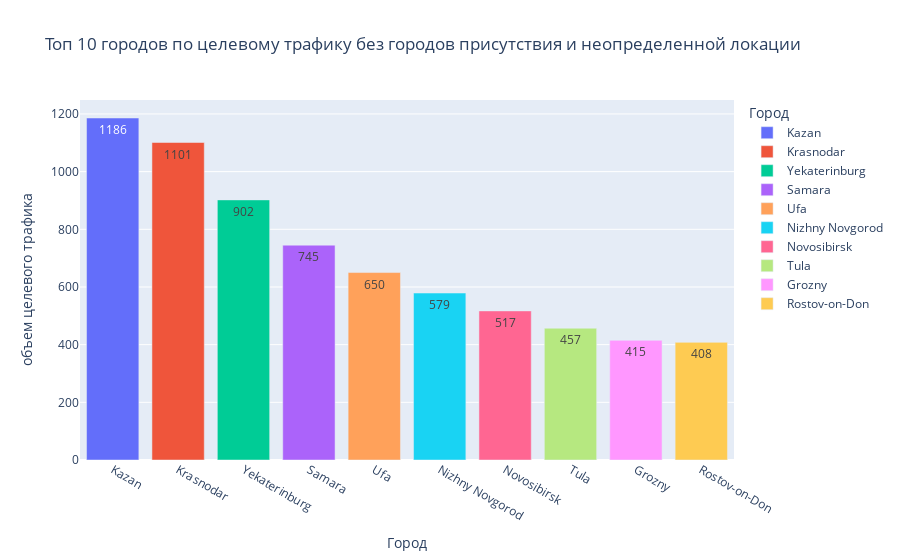

Notebook cell for this chart:
### Code cell
# Топ 10 городов по целевому трафику < 1 200
top_target_city_wo_top3_graph = top_target_city_wo_top3.nlargest(n=10, columns=['target'])
fig = px.bar(top_target_city_wo_top3_graph, x="geo_city", y="target", color="geo_city",
             orientation="v", hover_name="geo_city",
             hover_data=['geo_city', 'target'],
             labels={'geo_city': 'Город', 'target': 'объем целевого трафика'},
             title="Топ 10 городов по целевому трафику без городов присутствия и неопределенной локации",
             text_auto=True
             )
fig.show()

### Figure 1 — Plotly figure (JSON) as saved in the notebook; plotly's stock layout.template omitted (floating-point values rounded to 4 significant figures)
{"data": [{"alignmentgroup": "True", "hovertemplate": "<b>%{hovertext}</b><br><br>Город=%{x}<br>объем целевого трафика=%{y}<extra></extra>", "hovertext": ["Kazan"], "legendgroup": "Kazan", "marker": {"color": "#636efa", "pattern": {"shape": ""}}, "name": "Kazan", "offsetgroup": "Kazan", "orientation": "v", "showlegend": true, "textposition": "auto", "texttemplate": "%{y}", "type": "bar", "x": ["Kazan"], "xaxis": "x", "y": [1186], "yaxis": "y"}, {"alignmentgroup": "True", "hovertemplate": "<b>%{hovertext}</b><br><br>Город=%{x}<br>объем целевого трафика=%{y}<extra></extra>", "hovertext": ["Krasnodar"], "legendgroup": "Krasnodar", "marker": {"color": "#EF553B", "pattern": {"shape": ""}}, "name": "Krasnodar", "offsetgroup": "Krasnodar", "orientation": "v", "showlegend": true, "textposition": "auto", "texttemplate": "%{y}", "type": "bar", "x": ["Krasnodar"], "xaxis": "x", "y": [1101], "yaxis": "y"}, {"alignmentgroup": "True", "hovertemplate": "<b>%{hovertext}</b><br><br>Город=%{x}<br>объем целевого трафика=%{y}<extra></extra>", "hovertext": ["Yekaterinburg"], "legendgroup": "Yekaterinburg", "marker": {"color": "#00cc96", "pattern": {"shape": ""}}, "name": "Yekaterinburg", "offsetgroup": "Yekaterinburg", "orientation": "v", "showlegend": true, "textposition": "auto", "texttemplate": "%{y}", "type": "bar", "x": ["Yekaterinburg"], "xaxis": "x", "y": [902], "yaxis": "y"}, {"alignmentgroup": "True", "hovertemplate": "<b>%{hovertext}</b><br><br>Город=%{x}<br>объем целевого трафика=%{y}<extra></extra>", "hovertext": ["Samara"], "legendgroup": "Samara", "marker": {"color": "#ab63fa", "pattern": {"shape": ""}}, "name": "Samara", "offsetgroup": "Samara", "orientation": "v", "showlegend": true, "textposition": "auto", "texttemplate": "%{y}", "type": "bar", "x": ["Samara"], "xaxis": "x", "y": [745], "yaxis": "y"}, {"alignmentgroup": "True", "hovertemplate": "<b>%{hovertext}</b><br><br>Город=%{x}<br>объем целевого трафика=%{y}<extra></extra>", "hovertext": ["Ufa"], "legendgroup": "Ufa", "marker": {"color": "#FFA15A", "pattern": {"shape": ""}}, "name": "Ufa", "offsetgroup": "Ufa", "orientation": "v", "showlegend": true, "textposition": "auto", "texttemplate": "%{y}", "type": "bar", "x": ["Ufa"], "xaxis": "x", "y": [650], "yaxis": "y"}, {"alignmentgroup": "True", "hovertemplate": "<b>%{hovertext}</b><br><br>Город=%{x}<br>объем целевого трафика=%{y}<extra></extra>", "hovertext": ["Nizhny Novgorod"], "legendgroup": "Nizhny Novgorod", "marker": {"color": "#19d3f3", "pattern": {"shape": ""}}, "name": "Nizhny Novgorod", "offsetgroup": "Nizhny Novgorod", "orientation": "v", "showlegend": true, "textposition": "auto", "texttemplate": "%{y}", "type": "bar", "x": ["Nizhny Novgorod"], "xaxis": "x", "y": [579], "yaxis": "y"}, {"alignmentgroup": "True", "hovertemplate": "<b>%{hovertext}</b><br><br>Город=%{x}<br>объем целевого трафика=%{y}<extra></extra>", "hovertext": ["Novosibirsk"], "legendgroup": "Novosibirsk", "marker": {"color": "#FF6692", "pattern": {"shape": ""}}, "name": "Novosibirsk", "offsetgroup": "Novosibirsk", "orientation": "v", "showlegend": true, "textposition": "auto", "texttemplate": "%{y}", "type": "bar", "x": ["Novosibirsk"], "xaxis": "x", "y": [517], "yaxis": "y"}, {"alignmentgroup": "True", "hovertemplate": "<b>%{hovertext}</b><br><br>Город=%{x}<br>объем целевого трафика=%{y}<extra></extra>", "hovertext": ["Tula"], "legendgroup": "Tula", "marker": {"color": "#B6E880", "pattern": {"shape": ""}}, "name": "Tula", "offsetgroup": "Tula", "orientation": "v", "showlegend": true, "textposition": "auto", "texttemplate": "%{y}", "type": "bar", "x": ["Tula"], "xaxis": "x", "y": [457], "yaxis": "y"}, {"alignmentgroup": "True", "hovertemplate": "<b>%{hovertext}</b><br><br>Город=%{x}<br>объем целевого трафика=%{y}<extra></extra>", "hovertext": ["Grozny"], "legendgroup": "Grozny", "marker": {"color": "#FF97FF", "pattern": {"shape": ""}}, "name": "Grozny", "offsetgroup": "Grozny", "orientation": "v", "showlegend": true, "textposition": "auto", "texttemplate": "%{y}", "type": "bar", "x": ["Grozny"], "xaxis": "x", "y": [415], "yaxis": "y"}, {"alignmentgroup": "True", "hovertemplate": "<b>%{hovertext}</b><br><br>Город=%{x}<br>объем целевого трафика=%{y}<extra></extra>", "hovertext": ["Rostov-on-Don"], "legendgroup": "Rostov-on-Don", "marker": {"color": "#FECB52", "pattern": {"shape": ""}}, "name": "Rostov-on-Don", "offsetgroup": "Rostov-on-Don", "orientation": "v", "showlegend": true, "textposition": "auto", "texttemplate": "%{y}", "type": "bar", "x": ["Rostov-on-Don"], "xaxis": "x", "y": [408], "yaxis": "y"}], "layout": {"barmode": "relative", "legend": {"title": {"text": "Город"}, "tracegroupgap": 0}, "title": {"text": "Топ 10 городов по целевому трафику без городов присутствия и неопределенной локации"}, "xaxis": {"anchor": "y", "categoryarray": ["Kazan", "Krasnodar", "Yekaterinburg", "Samara", "Ufa", "Nizhny Novgorod", "Novosibirsk", "Tula", "Grozny", "Rostov-on-Don"], "categoryorder": "array", "domain": [0, 1], "title": {"text": "Город"}}, "yaxis": {"anchor": "x", "domain": [0, 1], "title": {"text": "объем целевого трафика"}}}}
